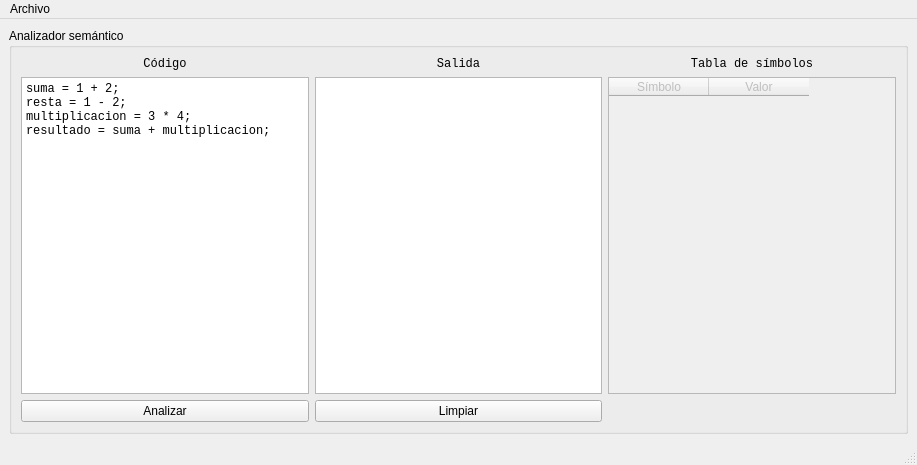
<?xml version="1.0" encoding="UTF-8"?>
<ui version="4.0">
 <class>MainWindow</class>
 <widget class="QMainWindow" name="MainWindow">
  <property name="geometry">
   <rect>
    <x>0</x>
    <y>0</y>
    <width>917</width>
    <height>465</height>
   </rect>
  </property>
  <property name="windowTitle">
   <string>MainWindow</string>
  </property>
  <widget class="QWidget" name="centralwidget">
   <layout class="QGridLayout" name="gridLayout_3">
    <item row="0" column="0">
     <widget class="QGroupBox" name="groupBox">
      <property name="title">
       <string>Analizador semántico</string>
      </property>
      <layout class="QGridLayout" name="gridLayout">
       <item row="0" column="0">
        <widget class="QLabel" name="label">
         <property name="font">
          <font>
           <family>Consolas</family>
          </font>
         </property>
         <property name="text">
          <string>Código</string>
         </property>
         <property name="alignment">
          <set>Qt::AlignCenter</set>
         </property>
        </widget>
       </item>
       <item row="0" column="1">
        <widget class="QLabel" name="label_2">
         <property name="font">
          <font>
           <family>Consolas</family>
          </font>
         </property>
         <property name="text">
          <string>Salida</string>
         </property>
         <property name="alignment">
          <set>Qt::AlignCenter</set>
         </property>
        </widget>
       </item>
       <item row="0" column="2">
        <widget class="QLabel" name="label_3">
         <property name="font">
          <font>
           <family>Consolas</family>
          </font>
         </property>
         <property name="text">
          <string>Tabla de símbolos</string>
         </property>
         <property name="alignment">
          <set>Qt::AlignCenter</set>
         </property>
        </widget>
       </item>
       <item row="1" column="0">
        <widget class="QPlainTextEdit" name="input_text">
         <property name="font">
          <font>
           <family>Consolas</family>
          </font>
         </property>
         <property name="plainText">
          <string>suma = 1 + 2;
resta = 1 - 2;
multiplicacion = 3 * 4;
resultado = suma + multiplicacion;</string>
         </property>
        </widget>
       </item>
       <item row="1" column="1">
        <widget class="QPlainTextEdit" name="output_text">
         <property name="enabled">
          <bool>true</bool>
         </property>
         <property name="font">
          <font>
           <family>Consolas</family>
          </font>
         </property>
         <property name="verticalScrollBarPolicy">
          <enum>Qt::ScrollBarAsNeeded</enum>
         </property>
         <property name="readOnly">
          <bool>true</bool>
         </property>
         <property name="plainText">
          <string>&lt;Esperando análisis...&gt;</string>
         </property>
        </widget>
       </item>
       <item row="1" column="2">
        <widget class="QTableWidget" name="symbol_table">
         <property name="enabled">
          <bool>false</bool>
         </property>
         <column>
          <property name="text">
           <string>Símbolo</string>
          </property>
         </column>
         <column>
          <property name="text">
           <string>Valor</string>
          </property>
         </column>
        </widget>
       </item>
       <item row="2" column="0">
        <widget class="QPushButton" name="run_button">
         <property name="text">
          <string>Analizar</string>
         </property>
        </widget>
       </item>
       <item row="2" column="1">
        <widget class="QPushButton" name="clear_button">
         <property name="text">
          <string>Limpiar</string>
         </property>
        </widget>
       </item>
      </layout>
     </widget>
    </item>
   </layout>
  </widget>
  <widget class="QMenuBar" name="menubar">
   <property name="geometry">
    <rect>
     <x>0</x>
     <y>0</y>
     <width>917</width>
     <height>22</height>
    </rect>
   </property>
   <widget class="QMenu" name="menuArchivo">
    <property name="title">
     <string>Archivo</string>
    </property>
    <addaction name="actionAbrir"/>
    <addaction name="actionGuardar"/>
   </widget>
   <addaction name="menuArchivo"/>
  </widget>
  <widget class="QStatusBar" name="statusbar"/>
  <action name="actionAbrir">
   <property name="text">
    <string>Abrir</string>
   </property>
  </action>
  <action name="actionGuardar">
   <property name="text">
    <string>Guardar</string>
   </property>
  </action>
 </widget>
 <resources/>
 <connections/>
</ui>
